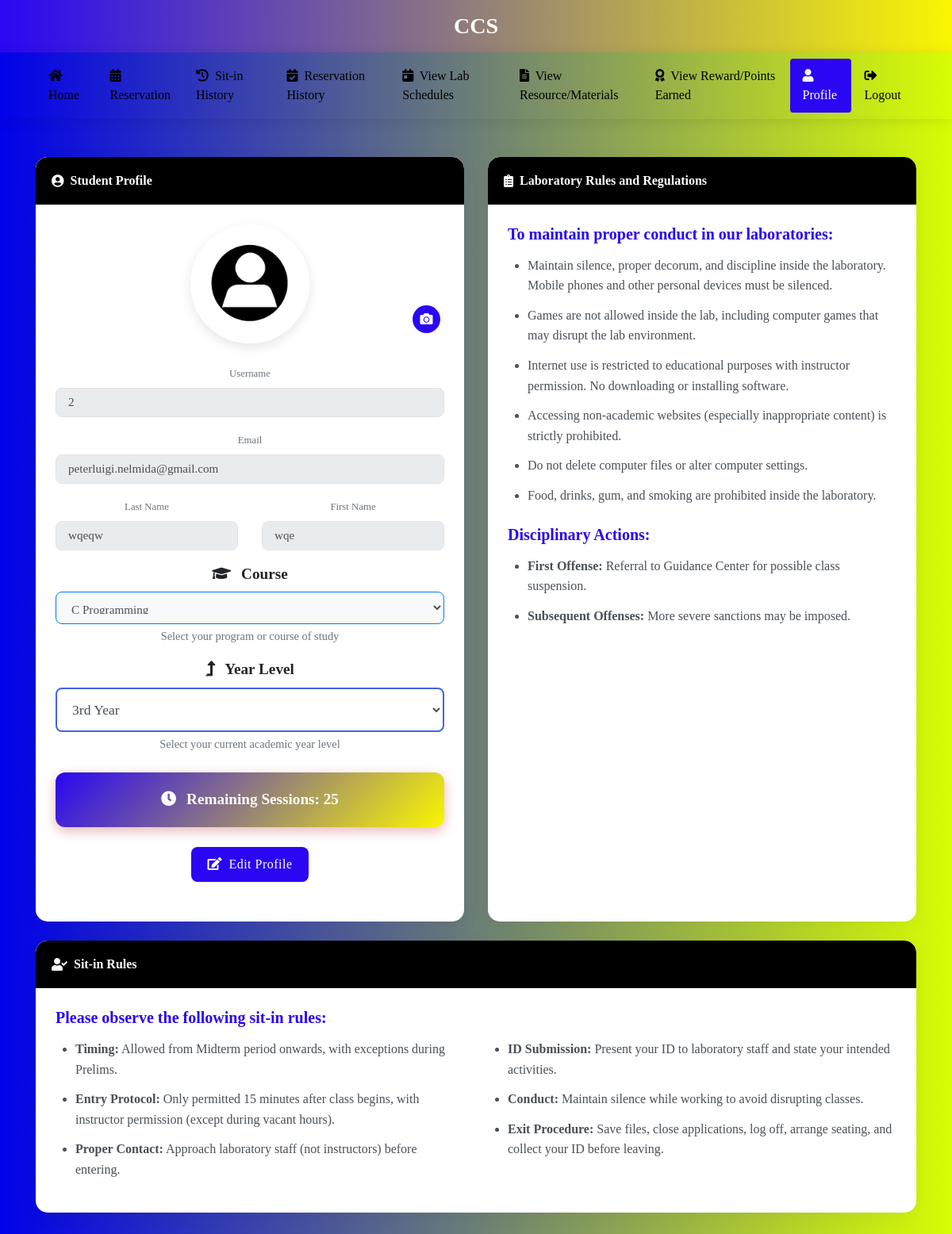
The app's page /profile (signed in) with its own data.
### tables this page shows
CREATE TABLE users
(id INTEGER PRIMARY KEY AUTOINCREMENT,
idno varchar(50),
lastname varchar(80),
firstname varchar(80),
middlename varchar(80),
course varchar(50),
year_level varchar(50),
email varchar(60),
username varchar(80),
password varchar(90), remaining_sessions INTEGER DEFAULT 30, is_admin INTEGER DEFAULT 0, profile_image TEXT, role TEXT DEFAULT 'user', points INTEGER DEFAULT 0);

### app.py (the view)
@app.route('/profile')
def profile():
    if 'user_id' not in session:
        return redirect(url_for('login'))
    user_id = session['user_id']
    conn = get_db_connection()
    cursor = conn.cursor()
    cursor.execute('SELECT * FROM users WHERE idno = ?', (user_id,))
    user = cursor.fetchone()
    conn.close()
    if user:
        return render_template('profile.html', user=user)
    return redirect(url_for('login'))

### app.py (called while the page is built, shortened)
def get_db_connection():
    conn = sqlite3.connect('students.db', timeout=30)
    conn.execute("PRAGMA journal_mode=WAL")  # Use Write-Ahead Logging
    conn.row_factory = sqlite3.Row
    try:
        cursor = conn.cursor()
        cursor.execute("PRAGMA table_info(users)")
        columns = [column[1] for column in cursor.fetchall()]
        cursor.execute("PRAGMA table_info(sitins)")
        sitins_columns = [column[1] for column in cursor.fetchall()]
    except Exception as e:
        print(f"Error in get_db_connection: {str(e)}")
    return conn

### templates/profile.html (shortened to what this page needs)
<!DOCTYPE html>
<html lang="en">
<head>
<link rel="stylesheet" href="https://stackpath.bootstrapcdn.com/bootstrap/4.5.2/css/bootstrap.min.css" />
<link rel="stylesheet" href="https://cdnjs.cloudflare.com/ajax/libs/font-awesome/5.15.3/css/all.min.css">
</head>
<body>
<div class="header-banner">
    <div class="container text-center">
        <h3 class="font-weight-bold mb-0">CCS</h3>
    </div>
</div>
<nav class="navbar navbar-expand-lg navbar-light sticky-top">
    <div class="container">
        <div class="collapse navbar-collapse" id="navbarNav">
            <ul class="navbar-nav ml-auto">
                <li class="nav-item">
                    <a class="nav-link" href="{{ url_for('user_dashboard') }}">
                        <i class="fas fa-home mr-1"></i> Home
                    </a>
                </li>
                <li class="nav-item">
                    <a class="nav-link" href="{{ url_for('reservation') }}">
                        <i class="fas fa-calendar-alt mr-1"></i> Reservation
                    </a>
                </li>
                <li class="nav-item">
                    <a class="nav-link" href="{{ url_for('sitin_history') }}">
                        <i class="fas fa-history mr-1"></i> Sit-in History
                    </a>
                </li>
                <li class="nav-item">
                    <a class="nav-link" href="{{ url_for('user_reservation_history') }}">
                        <i class="fas fa-calendar-check mr-1"></i> Reservation History
                    </a>
                </li>
                <li class="nav-item">
                    <a class="nav-link" href="{{ url_for('view_lab_schedules') }}">
                        <i class="fas fa-calendar-day mr-1"></i> View Lab Schedules
                    </a>
                </li>
                <li class="nav-item">
                    <a class="nav-link" href="{{ url_for('view_resources') }}">
                        <i class="fas fa-file-alt mr-1"></i> View Resource/Materials
                    </a>
                </li>
                <li class="nav-item">
                    <a class="nav-link" href="{{ url_for('view_points') }}">
                        <i class="fas fa-award mr-1"></i> View Reward/Points Earned
                    </a>
                </li>
                <li class="nav-item active">
                    <a class="nav-link" href="{{ url_for('profile') }}">
                        <i class="fas fa-user mr-1"></i> Profile
                    </a>
                </li>
                <li class="nav-item">
                    <a class="nav-link" href="{{ url_for('logout') }}">
                        <i class="fas fa-sign-out-alt mr-1"></i> Logout
                    </a>
                </li>
            </ul>
        </div>
    </div>
</nav>
<div class="container py-5">
    <div class="row">
        <div class="col-md-6 mb-4">
            <div class="card h-100">
                <div class="card-header d-flex align-items-center">
                    <i class="fas fa-user-circle mr-2"></i> Student Profile
                </div>
                <div class="card-body">
                    <div class="text-center">
                        <div class="profile-img-container text-center">
                            <img src="{{ url_for('static', filename='profile_default.png') }}" alt="Profile Image" class="profile-img" id="profileImg">
                            <label for="profileImageUpload" class="edit-avatar">
                                <i class="fas fa-camera"></i>
                            </label>
                        </div>
                        <form id="editUserForm" method="POST" action="{{ url_for('update_user') }}">
                            <div class="form-group">
                                <label class="small text-muted">Username</label>
                                <input type="text" class="form-control" value="{{ user['username'] }}" disabled>
                            </div>
                            <div class="form-group">
                                <label class="small text-muted">Email</label>
                                <input type="email" class="form-control" value="{{ user['email'] }}" disabled>
                            </div>
                            <div class="row">
                                <div class="col-md-6">
                                    <div class="form-group">
                                        <label class="small text-muted">Last Name</label>
                                        <input type="text" class="form-control" value="{{ user['lastname'] }}" disabled>
                                    </div>
                                </div>
                                <div class="col-md-6">
                                    <div class="form-group">
                                        <label class="small text-muted">First Name</label>
                                        <input type="text" class="form-control" value="{{ user['firstname'] }}" disabled>
                                    </div>
                                </div>
                            </div>
                            <div class="form-group">
                                <label for="course" style="font-size: 1.2rem; font-weight: 600; color: #212529;"><i class="fas fa-graduation-cap mr-2"></i> Course</label>
                                <select class="form-control form-control-lg bg-light border-primary" id="purpose">
                                    <optgroup label="Programming Languages">
                                    <option value="C Programming">C Programming</option>
                                    </optgroup>
                                </select>
                                <small class="form-text text-muted" style="font-size: 0.9rem; margin-top: 5px;">Select your program or course of study</small>
                            </div>
                            <div class="form-group">
                                <label for="yearLevel" style="font-size: 1.2rem; font-weight: 600; color: #212529;"><i class="fas fa-level-up-alt mr-2"></i> Year Level</label>
                                <select class="form-control form-control-lg" id="yearLevel" name="year_level" style="font-size: 1.1rem; font-weight: 500; padding: 15px; height: auto; border: 2px solid #4361ee; background-color: #fff;">
                                    <option value="3" {% if user['year_level'] == '3' %}selected{% endif %}>3rd Year</option>
                                </select>
                                <small class="form-text text-muted" style="font-size: 0.9rem; margin-top: 5px;">Select your current academic year level</small>
                            </div>
                            <div class="remaining-session">
                                <p><i class="fas fa-clock mr-2"></i> <strong>Remaining Sessions:</strong> <span id="remainingSession">{{ user['remaining_sessions'] }}</span></p>
                            </div>
                            <div class="text-center mt-4">
                                <button type="button" id="editButton" class="btn btn-primary">
                                    <i class="fas fa-edit mr-1"></i> Edit Profile
                                </button>
                            </div>
                        </form>
                    </div>
                </div>
            </div>
        </div>
        <div class="col-md-6 mb-4">
            <div class="card h-100">
                <div class="card-header d-flex align-items-center">
                    <i class="fas fa-clipboard-list mr-2"></i> Laboratory Rules and Regulations
                </div>
                <div class="card-body rules-section">
                    <h5>To maintain proper conduct in our laboratories:</h5>
                    <ul>
                        <li>Maintain silence, proper decorum, and discipline inside the laboratory. Mobile phones and other personal devices must be silenced.</li>
                        <li>Games are not allowed inside the lab, including computer games that may disrupt the lab environment.</li>
                        <li>Internet use is restricted to educational purposes with instructor permission. No downloading or installing software.</li>
                        <li>Accessing non-academic websites (especially inappropriate content) is strictly prohibited.</li>
                        <li>Do not delete computer files or alter computer settings.</li>
                        <li>Food, drinks, gum, and smoking are prohibited inside the laboratory.</li>
                    </ul>
                    <h5 class="mt-4">Disciplinary Actions:</h5>
                    <ul>
                        <li><strong>First Offense:</strong> Referral to Guidance Center for possible class suspension.</li>
                        <li><strong>Subsequent Offenses:</strong> More severe sanctions may be imposed.</li>
                    </ul>
                </div>
            </div>
        </div>
    </div>
    <div class="row">
        <div class="col-md-12">
            <div class="card">
                <div class="card-header d-flex align-items-center">
                    <i class="fas fa-user-check mr-2"></i> Sit-in Rules
                </div>
                <div class="card-body rules-section">
                    <h5>Please observe the following sit-in rules:</h5>
                    <div class="row">
                        <div class="col-md-6">
                            <ul>
                                <li><strong>Timing:</strong> Allowed from Midterm period onwards, with exceptions during Prelims.</li>
                                <li><strong>Entry Protocol:</strong> Only permitted 15 minutes after class begins, with instructor permission (except during vacant hours).</li>
                                <li><strong>Proper Contact:</strong> Approach laboratory staff (not instructors) before entering.</li>
                            </ul>
                        </div>
                        <div class="col-md-6">
                            <ul>
                                <li><strong>ID Submission:</strong> Present your ID to laboratory staff and state your intended activities.</li>
                                <li><strong>Conduct:</strong> Maintain silence while working to avoid disrupting classes.</li>
                                <li><strong>Exit Procedure:</strong> Save files, close applications, log off, arrange seating, and collect your ID before leaving.</li>
                            </ul>
                        </div>
                    </div>
                </div>
            </div>
        </div>
    </div>
</div>
</body>
</html>

### templates/profile.html (style rules this page uses)
:root { --primary-color: #2a06f3; --secondary-color: #faf602; --accent-color: #E63946; --light-color: #f8f9fa; --dark-color: #000000; --success-color: #2bc4a9; --warning-color: #f9c74f; }
body { font-family: Georgia, serif; background: linear-gradient(to right, #0101e9, #d8fd03); color: #495057; min-height: 100vh; }
.header-banner { background: linear-gradient(to right, var(--primary-color), var(--secondary-color)); color: white; padding: 16px 0; overflow: hidden; }
.header-banner::after { content: ''; position: absolute; bottom: -10px; left: 0; right: 0; height: 20px; background: #fff; border-radius: 50% 50% 0 0; }
.navbar { background-color: linear-gradient(to right, #0101e9, #d8fd03); box-shadow: 0 2px 15px rgba(0,0,0,0.1); }
.navbar .nav-link { color: var(--dark-color) !important; font-weight: 500; padding: 10px 16px !important; border-radius: 4px; transition: all 0.3s ease; }
.navbar .nav-item.active .nav-link { background-color: var(--primary-color); color: white !important; }
.card { border: none; border-radius: 15px; box-shadow: 0 5px 25px rgba(0,0,0,0.05); transition: all 0.3s ease; margin-bottom: 25px; overflow: hidden; }
.card-header { background: var(--dark-color); color: white; font-weight: 600; padding: 18px 20px; border-bottom: none; border-radius: 15px 15px 0 0 !important; }
.card-body { padding: 25px; }
.btn { border-radius: 8px; padding: 10px 20px; font-weight: 500; letter-spacing: 0.5px; transition: all 0.3s ease; }
.btn-primary { background: var(--primary-color); border: none; }
.form-control { border-radius: 8px; border: 1px solid #e1e1e1; padding: 12px 15px; font-size: 0.95rem; transition: all 0.3s ease; background-color: #f8f9fa; }
.profile-img-container { position: relative; margin-bottom: 25px; }
.profile-img { width: 150px; height: 150px; border-radius: 50%; object-fit: cover; border: 5px solid white; box-shadow: 0 5px 15px rgba(0,0,0,0.1); }
.edit-avatar { position: absolute; bottom: 5px; right: 5px; background: var(--primary-color); color: white; width: 35px; height: 35px; border-radius: 50%; display: flex; align-items: center; justify-content: center; cursor: pointer; transition: all 0.3s; }
.remaining-session { background: linear-gradient(135deg, var(--primary-color), var(--secondary-color)); color: white; padding: 20px; border-radius: 12px; margin: 25px 0; text-align: center; font-size: 1.2rem; font-weight: 600; box-shadow: 0 5px 15px rgba(180, 18, 27, 0.3); }
.remaining-session p { margin-bottom: 0; }
.rules-section h5 { color: var(--primary-color); font-weight: 600; margin-bottom: 15px; }
.rules-section ul { padding-left: 25px; }
.rules-section li { margin-bottom: 12px; line-height: 1.6; position: relative; }

### records on screen
users: username "2", email "peterluigi.nelmida@gmail.com", lastname "wqeqw", firstname "wqe", year_level "3rd Year", remaining_sessions "25"
